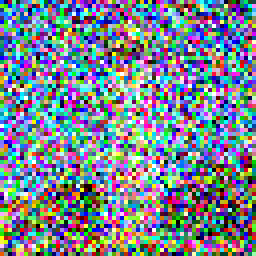
#> input picture project5_images/1_5/000_Noisy_image_t_690.png, 64 x 64 px (shown 4 times larger)
$ python grid_1_4_ten_images.py
#> lines starting #> are read from the running program, lines starting #| are printed output that depends on the picture
import os
from PIL import Image
import matplotlib.pyplot as plt

# Directory containing the images
img_dir = ""   # change if needed

# Image filenames in order
image_files = [
    "000_Noisy_image_t_690.png",
    "001_Iter_0_t_690.png",
    "002_Iter_5_t_540.png",
    "003_Iter_10_t_390.png",
    "004_Iter_15_t_240.png",
    "005_Iter_20_t_90.png",
    "006_Final_iterative_denoised_image.png",
    "007_Original_image.png",
    "008_UNet_One_step_denoised_image.png",
    "009_Gaussian_denoised_image.png",
]

# Create captions from filenames
captions = [
    f.replace(".png", "").replace("_", " ")
    for f in image_files
]

# Load images
images = [Image.open(os.path.join(img_dir, f)) for f in image_files]
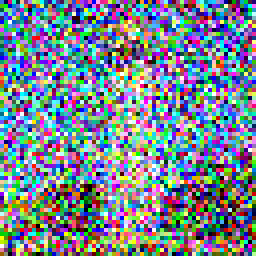
#> input picture project5_images/1_5/001_Iter_0_t_690.png, 64 x 64 px (shown 4 times larger)
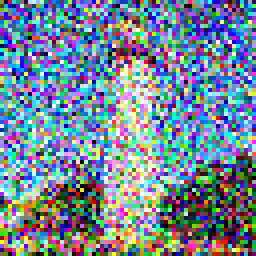
#> input picture project5_images/1_5/002_Iter_5_t_540.png, 64 x 64 px (shown 4 times larger)
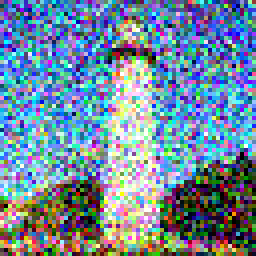
#> input picture project5_images/1_5/003_Iter_10_t_390.png, 64 x 64 px (shown 4 times larger)
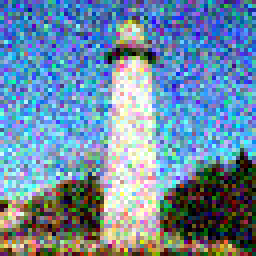
#> input picture project5_images/1_5/004_Iter_15_t_240.png, 64 x 64 px (shown 4 times larger)
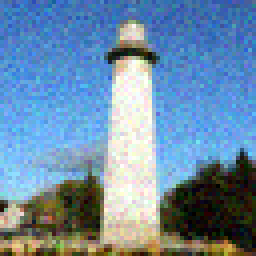
#> input picture project5_images/1_5/005_Iter_20_t_90.png, 64 x 64 px (shown 4 times larger)
#> (the run stopped early here; a loop or call above may not have finished)
